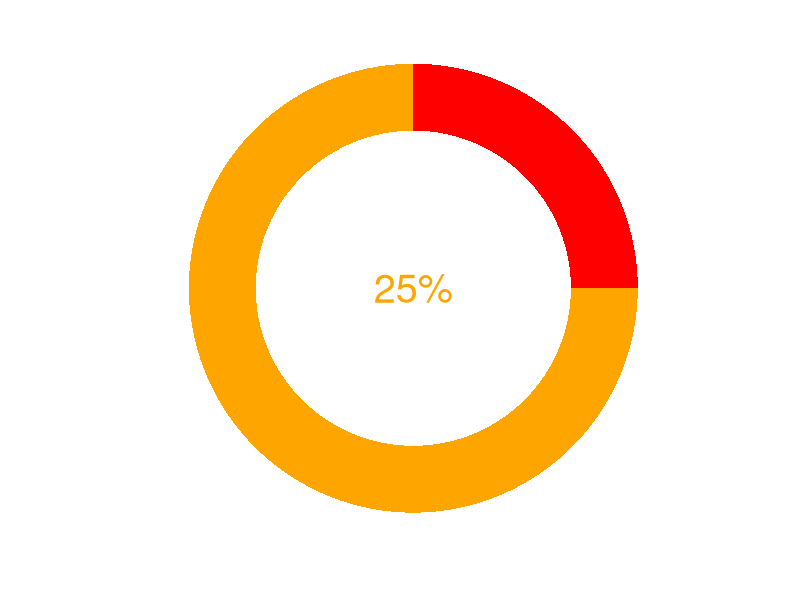
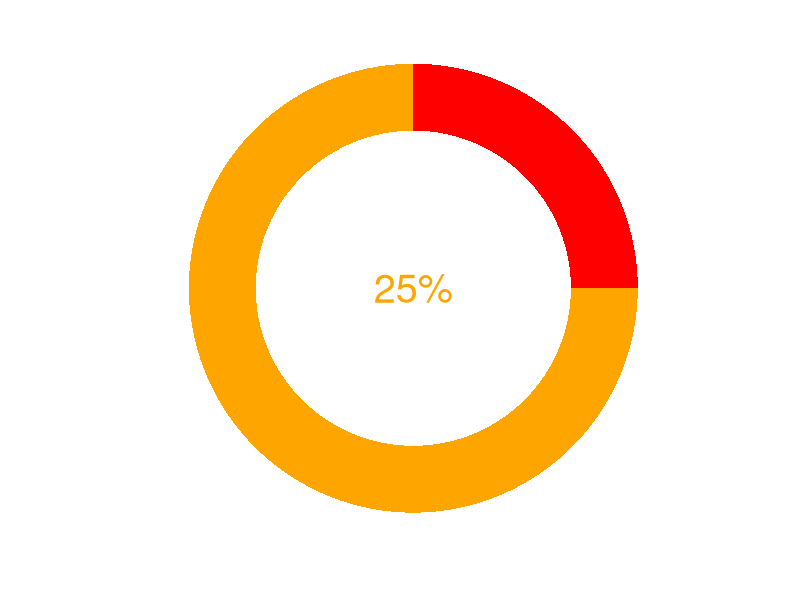
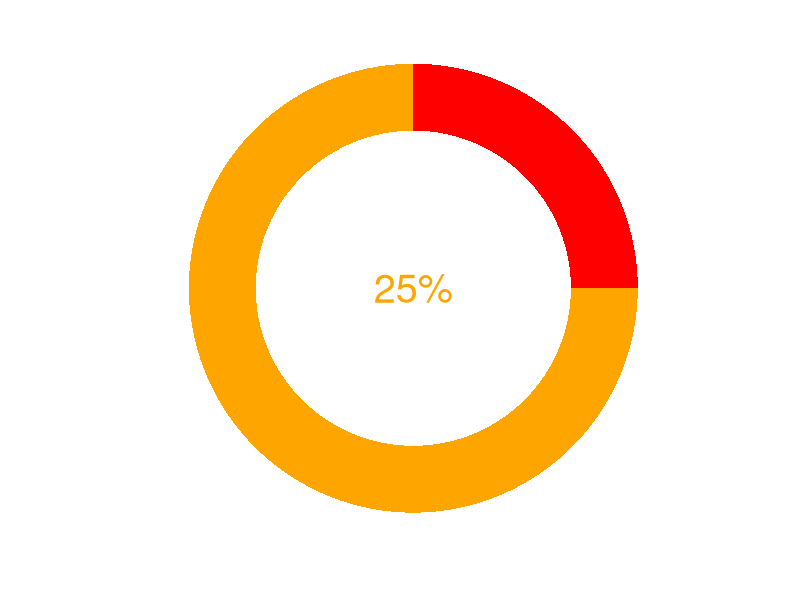
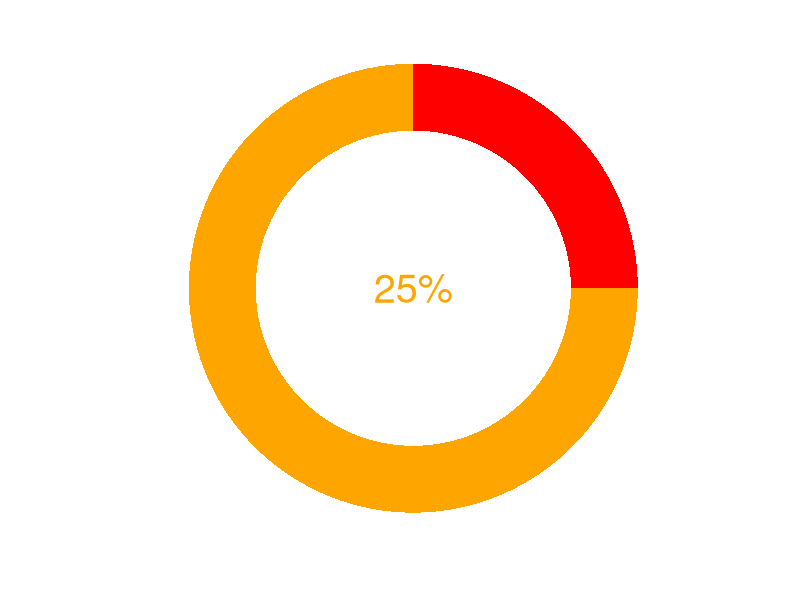
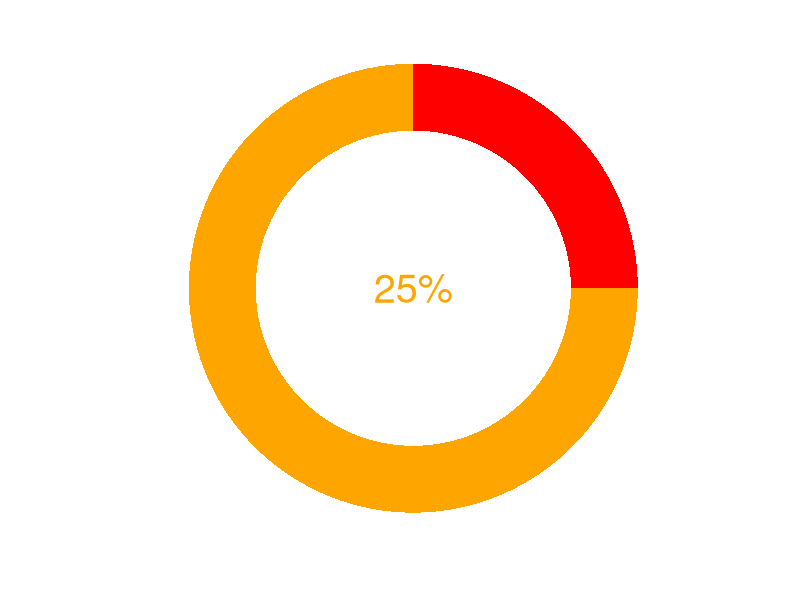
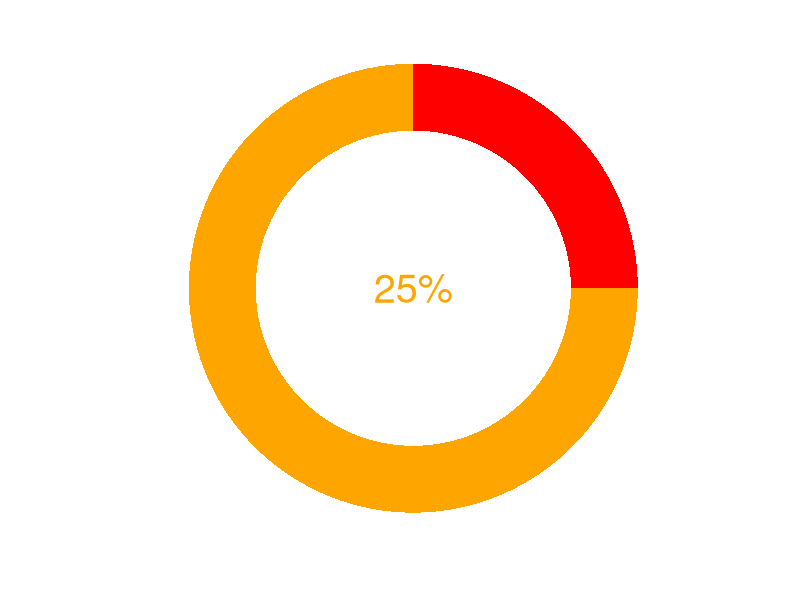

Recreate these plots in R, in order.
## ---- chunk 1
#This area creates the plots and sets up other objects to be inserted into the RMarkdown code later on.

#---#
#The overall layout and objects sizes are determined by these variables.
image_width <- 200
fontSize <- 24
bar_plot_width <- 400
donut_plot_width <- 300
donut_plot_height <- 300
text_description_width <- 90
column_1_pixels_from_left <- 0
column_2_pixels_from_left <- 300
column_3_pixels_from_left <- 400
column_4_pixels_from_left <- 700

row_1_pixels_from_top <- 150
row_2_pixels_from_top <- 400
row_3_pixels_from_top <- 650

sample_number_for_text <- '1,350'
quarter <- 'Oct - Dec 2018'
GPcluster <- 'West Renfrewshire'
#---#


#----------#This section creates the plots that will later be referenced in the Markdown/HTML code.
df <- data.frame(
  group = c("Yes", "No"),
  value = c(25, 75)
)

suppressWarnings(  library(ggplot2)   ) #Load library ggplot and suppress any warnings that pop up.
#I had difficulty suppressing them purely with setting warnings = False
#at the start of the RMarkdown chunk.


# Sample Barplot
bp <- ggplot(df, aes(x="", y=value, fill=group)) +
  geom_bar(width = .35, stat = "identity", fill = c('red','orange'))

bp <- bp + labs(x="", y="")  #This removes the 'x' and 'value' labels for the x and y axes respectively.

pie <- bp + #geom_text(aes(label = '14%'), vjust = "inward", hjust = "inward") +
  coord_polar("y", start=0*pi/(180)) +  #This changes the barplot into a donut plot.
  annotate("text", x = 0, y = 0, label = "25%", size = 10, col = 'orange')


pie <- pie + theme(panel.background = ggplot2::element_blank(),
                   axis.text.x = ggplot2::element_blank(),  #This will get rid of the x-axis labels.
                   axis.ticks=element_blank()
                   )  #This will get rid of the single x-axis tick.
#----------#



## ---- chunk 2
    pie 
## ---- chunk 3
    pie
## ---- chunk 4
    pie
## ---- chunk 5
    pie
## ---- chunk 6
    pie 
## ---- chunk 7
    pie
